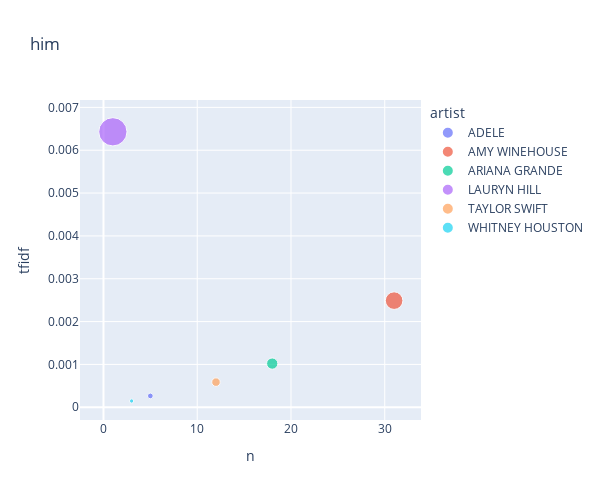

Notebook code cell kept with this figure:
### Code cell
top_words_in_songs('him')

### Figure 1 — Plotly figure (JSON) as saved in the notebook; plotly's stock layout.template omitted (floating-point values rounded to 4 significant figures)
{"data": [{"hovertemplate": "<b>%{hovertext}</b><br><br>artist=ADELE<br>n=%{x}<br>tfidf=%{y}<br>tf=%{marker.size}<extra></extra>", "hovertext": ["ADELE"], "legendgroup": "ADELE", "marker": {"color": "#636efa", "size": [0.0003023], "sizemode": "area", "sizeref": 1.838e-05, "symbol": "circle"}, "mode": "markers", "name": "ADELE", "orientation": "v", "showlegend": true, "type": "scatter", "x": [5], "xaxis": "x", "y": [0.0002644], "yaxis": "y"}, {"hovertemplate": "<b>%{hovertext}</b><br><br>artist=AMY WINEHOUSE<br>n=%{x}<br>tfidf=%{y}<br>tf=%{marker.size}<extra></extra>", "hovertext": ["AMY WINEHOUSE"], "legendgroup": "AMY WINEHOUSE", "marker": {"color": "#EF553B", "size": [0.002846], "sizemode": "area", "sizeref": 1.838e-05, "symbol": "circle"}, "mode": "markers", "name": "AMY WINEHOUSE", "orientation": "v", "showlegend": true, "type": "scatter", "x": [31], "xaxis": "x", "y": [0.002489], "yaxis": "y"}, {"hovertemplate": "<b>%{hovertext}</b><br><br>artist=ARIANA GRANDE<br>n=%{x}<br>tfidf=%{y}<br>tf=%{marker.size}<extra></extra>", "hovertext": ["ARIANA GRANDE"], "legendgroup": "ARIANA GRANDE", "marker": {"color": "#00cc96", "size": [0.001166], "sizemode": "area", "sizeref": 1.838e-05, "symbol": "circle"}, "mode": "markers", "name": "ARIANA GRANDE", "orientation": "v", "showlegend": true, "type": "scatter", "x": [18], "xaxis": "x", "y": [0.001019], "yaxis": "y"}, {"hovertemplate": "<b>%{hovertext}</b><br><br>artist=LAURYN HILL<br>n=%{x}<br>tfidf=%{y}<br>tf=%{marker.size}<extra></extra>", "hovertext": ["LAURYN HILL"], "legendgroup": "LAURYN HILL", "marker": {"color": "#ab63fa", "size": [0.007353], "sizemode": "area", "sizeref": 1.838e-05, "symbol": "circle"}, "mode": "markers", "name": "LAURYN HILL", "orientation": "v", "showlegend": true, "type": "scatter", "x": [1], "xaxis": "x", "y": [0.00643], "yaxis": "y"}, {"hovertemplate": "<b>%{hovertext}</b><br><br>artist=TAYLOR SWIFT<br>n=%{x}<br>tfidf=%{y}<br>tf=%{marker.size}<extra></extra>", "hovertext": ["TAYLOR SWIFT"], "legendgroup": "TAYLOR SWIFT", "marker": {"color": "#FFA15A", "size": [0.0006706], "sizemode": "area", "sizeref": 1.838e-05, "symbol": "circle"}, "mode": "markers", "name": "TAYLOR SWIFT", "orientation": "v", "showlegend": true, "type": "scatter", "x": [12], "xaxis": "x", "y": [0.0005864], "yaxis": "y"}, {"hovertemplate": "<b>%{hovertext}</b><br><br>artist=WHITNEY HOUSTON<br>n=%{x}<br>tfidf=%{y}<br>tf=%{marker.size}<extra></extra>", "hovertext": ["WHITNEY HOUSTON"], "legendgroup": "WHITNEY HOUSTON", "marker": {"color": "#19d3f3", "size": [0.0001668], "sizemode": "area", "sizeref": 1.838e-05, "symbol": "circle"}, "mode": "markers", "name": "WHITNEY HOUSTON", "orientation": "v", "showlegend": true, "type": "scatter", "x": [3], "xaxis": "x", "y": [0.0001458], "yaxis": "y"}], "layout": {"height": 500, "legend": {"itemsizing": "constant", "title": {"text": "artist"}, "tracegroupgap": 0}, "title": {"text": "him"}, "width": 600, "xaxis": {"anchor": "y", "autorange": true, "domain": [0, 1], "range": [-2.553, 33.9], "title": {"text": "n"}, "type": "linear"}, "yaxis": {"anchor": "x", "autorange": true, "domain": [0, 1], "range": [-0.0002977, 0.007173], "title": {"text": "tfidf"}, "type": "linear"}}}
